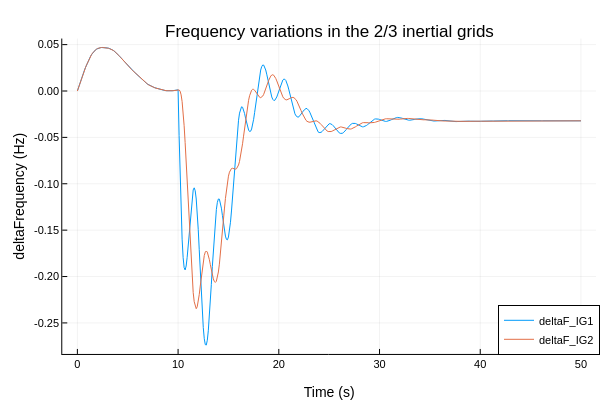

The notebook cell this image was saved under:
### Code cell
plotlyjs()
p2 = plot(df[!, "time"], [df[!, "inertialGrid1.reducedOrderSFR.deltaFrequency"] df[!, "inertialGrid2.reducedOrderSFR.deltaFrequency"]], label=["deltaF_IG1" "deltaF_IG2"])
plot!(p2, legend=:bottomright, titlefontsize=12, labelfontsize=10)
title!(p2, "Frequency variations in the 2/3 inertial grids")
xlabel!(p2, "Time (s)")
ylabel!(p2, "deltaFrequency (Hz)")

### Figure 1 — Plotly figure (JSON) as saved in the notebook; plotly's stock layout.template omitted (floating-point values rounded to 4 significant figures; data arrays with more than 128 entries replaced by an {"elided": "..."} marker saying what was removed)
{"data": [{"colorbar": {"len": 0.8761, "title": "", "x": 0.9934, "y": 0.5104}, "legendgroup": "deltaF_IG1", "line": {"color": "rgba(0, 154, 250, 1.000)", "dash": "solid", "shape": "linear", "width": 1}, "mode": "lines", "name": "deltaF_IG1", "showlegend": true, "type": "scatter", "x": {"elided": "504 float values"}, "xaxis": "x", "y": {"elided": "504 float values"}, "yaxis": "y"}, {"colorbar": {"len": 0.8761, "title": "", "x": 0.9934, "y": 0.5104}, "legendgroup": "deltaF_IG2", "line": {"color": "rgba(227, 111, 71, 1.000)", "dash": "solid", "shape": "linear", "width": 1}, "mode": "lines", "name": "deltaF_IG2", "showlegend": true, "type": "scatter", "x": {"elided": "504 float values"}, "xaxis": "x", "y": {"elided": "504 float values"}, "yaxis": "y"}], "layout": {"annotations": [{"font": {"color": "rgba(0, 0, 0, 1.000)", "family": "sans-serif", "size": 17}, "rotation": 0, "showarrow": false, "text": "Frequency variations in the 2/3 inertial grids", "x": 0.5486, "xanchor": "center", "xref": "paper", "y": 1, "yanchor": "top", "yref": "paper"}], "height": 400, "legend": {"bgcolor": "rgba(255, 255, 255, 1.000)", "bordercolor": "rgba(0, 0, 0, 1.000)", "borderwidth": 1, "font": {"color": "rgba(0, 0, 0, 1.000)", "family": "sans-serif", "size": 11}, "title": {"font": {"color": "rgba(0, 0, 0, 1.000)", "family": "sans-serif", "size": 15}, "text": ""}, "tracegroupgap": 0, "traceorder": "normal", "x": 1, "xanchor": "right", "y": 0.07, "yanchor": "bottom"}, "margin": {"b": 20, "l": 0, "r": 0, "t": 20}, "paper_bgcolor": "rgba(255, 255, 255, 1.000)", "plot_bgcolor": "rgba(255, 255, 255, 1.000)", "showlegend": true, "width": 600, "xaxis": {"anchor": "y", "domain": [0.1038, 0.9934], "gridcolor": "rgba(0, 0, 0, 0.100)", "gridwidth": 0.5, "linecolor": "rgba(0, 0, 0, 1.000)", "mirror": false, "range": [-1.5, 51.5], "showgrid": true, "showline": true, "showticklabels": true, "tickangle": 0, "tickcolor": "rgb(0, 0, 0)", "tickfont": {"color": "rgba(0, 0, 0, 1.000)", "family": "sans-serif", "size": 11}, "tickmode": "array", "ticks": "inside", "ticktext": ["0", "10", "20", "30", "40", "50"], "tickvals": [0, 10, 20, 30, 40, 50], "title": "Time (s)", "titlefont": {"color": "rgba(0, 0, 0, 1.000)", "family": "sans-serif", "size": 14}, "type": "-", "visible": true, "zeroline": false, "zerolinecolor": "rgba(0, 0, 0, 1.000)"}, "yaxis": {"anchor": "x", "domain": [0.07234, 0.9485], "gridcolor": "rgba(0, 0, 0, 0.100)", "gridwidth": 0.5, "linecolor": "rgba(0, 0, 0, 1.000)", "mirror": false, "range": [-0.2835, 0.05655], "showgrid": true, "showline": true, "showticklabels": true, "tickangle": 0, "tickcolor": "rgb(0, 0, 0)", "tickfont": {"color": "rgba(0, 0, 0, 1.000)", "family": "sans-serif", "size": 11}, "tickmode": "array", "ticks": "inside", "ticktext": ["-0.25", "-0.20", "-0.15", "-0.10", "-0.05", "0.00", "0.05"], "tickvals": [-0.25, -0.2, -0.15, -0.1, -0.05, 0, 0.05], "title": "deltaFrequency (Hz)", "titlefont": {"color": "rgba(0, 0, 0, 1.000)", "family": "sans-serif", "size": 14}, "type": "-", "visible": true, "zeroline": false, "zerolinecolor": "rgba(0, 0, 0, 1.000)"}}}
